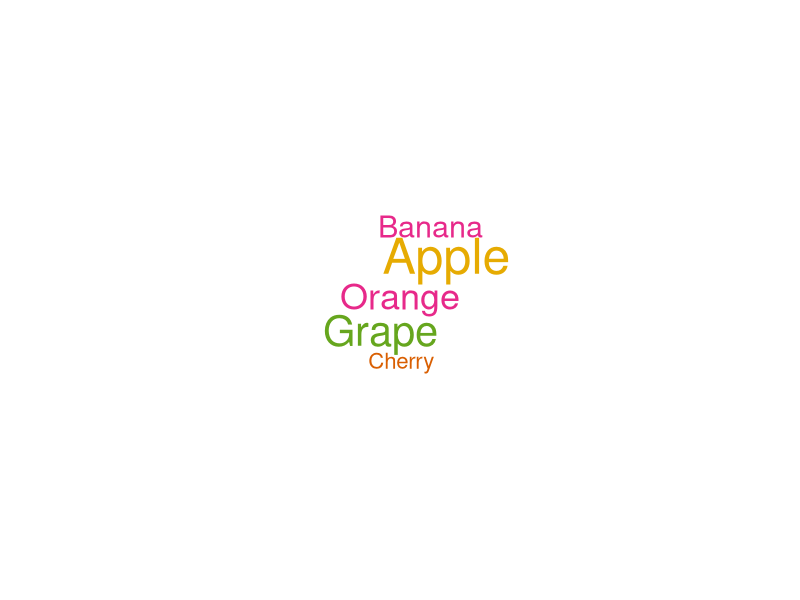
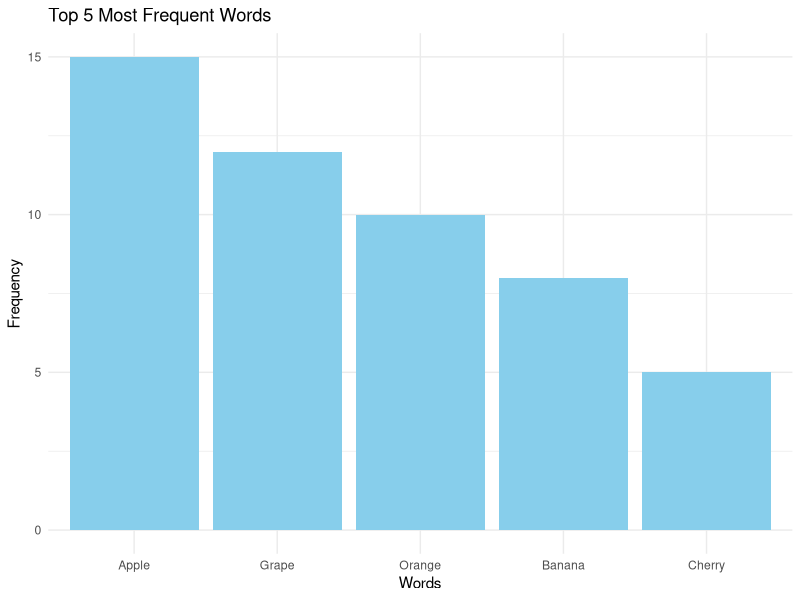
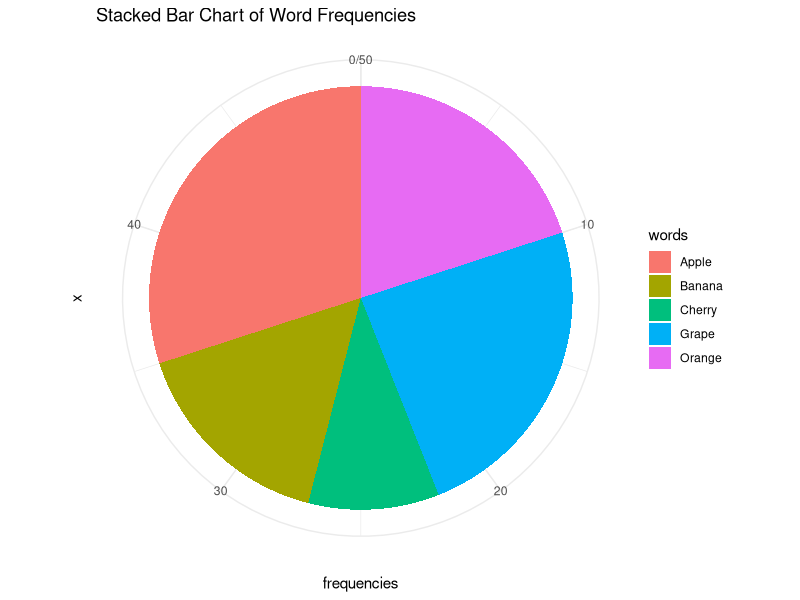
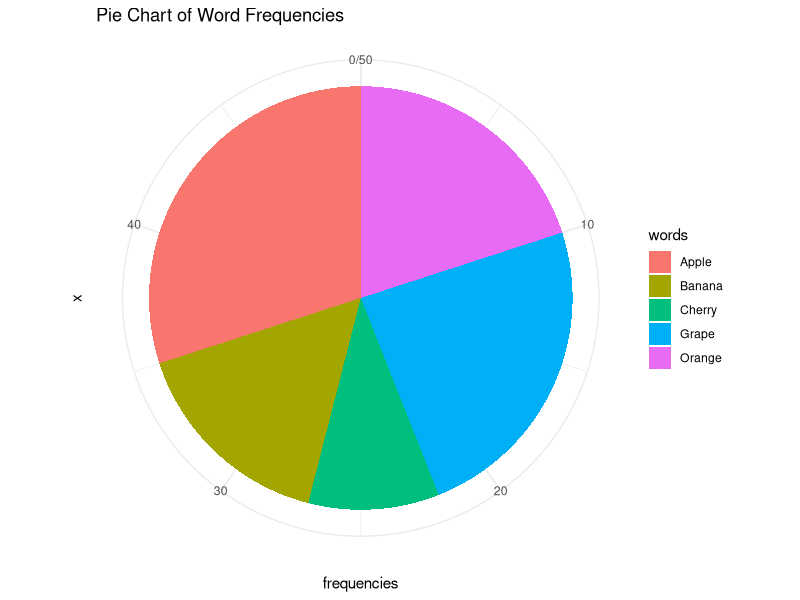
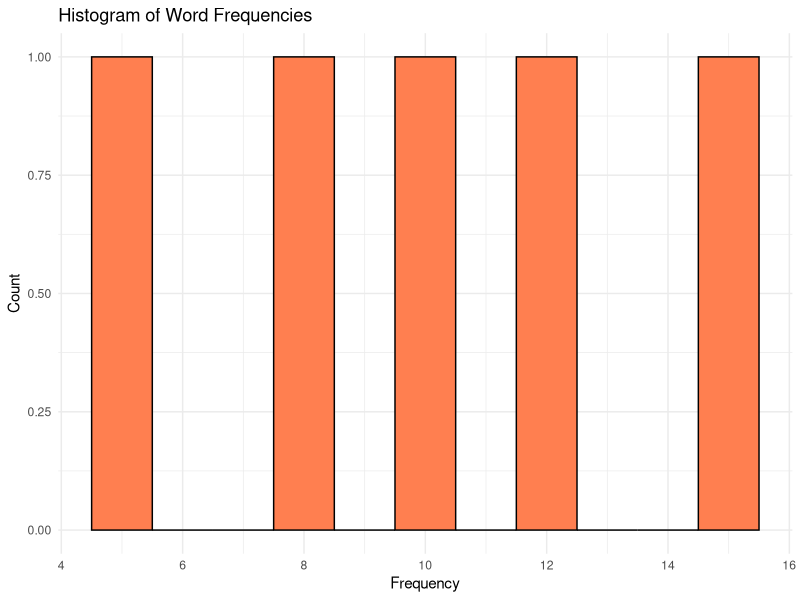

Generate these figures, in order, with R:
# Load necessary libraries
library(wordcloud)
library(ggplot2)
library(dplyr)
library(ggthemes)

# Data
words <- c("Apple", "Orange", "Banana", "Grape", "Cherry")
frequencies <- c(15, 10, 8, 12, 5)
word_data <- data.frame(words, frequencies)

# 1. Word Cloud
wordcloud(words = word_data$words, freq = word_data$frequencies, scale=c(3,0.5), colors=brewer.pal(6, "Dark2"))

# 2. Bar Plot of the Top 5 Most Frequent Words
top_5_words <- word_data %>%
  arrange(desc(frequencies)) %>%
  head(5)

ggplot(top_5_words, aes(x = reorder(words, -frequencies), y = frequencies)) +
  geom_bar(stat = "identity", fill = "skyblue") +
  theme_minimal() +
  labs(title = "Top 5 Most Frequent Words",
       x = "Words",
       y = "Frequency")

# 3. Stacked Bar Chart Showing Word Frequencies
ggplot(word_data, aes(x = "", y = frequencies, fill = words)) +
  geom_bar(stat = "identity") +
  coord_polar(theta = "y") +
  theme_minimal() +
  labs(title = "Stacked Bar Chart of Word Frequencies")

# 4. Pie Chart Representing the Distribution of Word Frequencies
ggplot(word_data, aes(x = "", y = frequencies, fill = words)) +
  geom_bar(stat = "identity", width = 1) +
  coord_polar("y", start = 0) +
  theme_minimal() +
  labs(title = "Pie Chart of Word Frequencies")

# 5. Histogram of Frequency
ggplot(word_data, aes(x = frequencies)) +
  geom_histogram(binwidth = 1, fill = "coral", color = "black") +
  theme_minimal() +
  labs(title = "Histogram of Word Frequencies",
       x = "Frequency",
       y = "Count")
